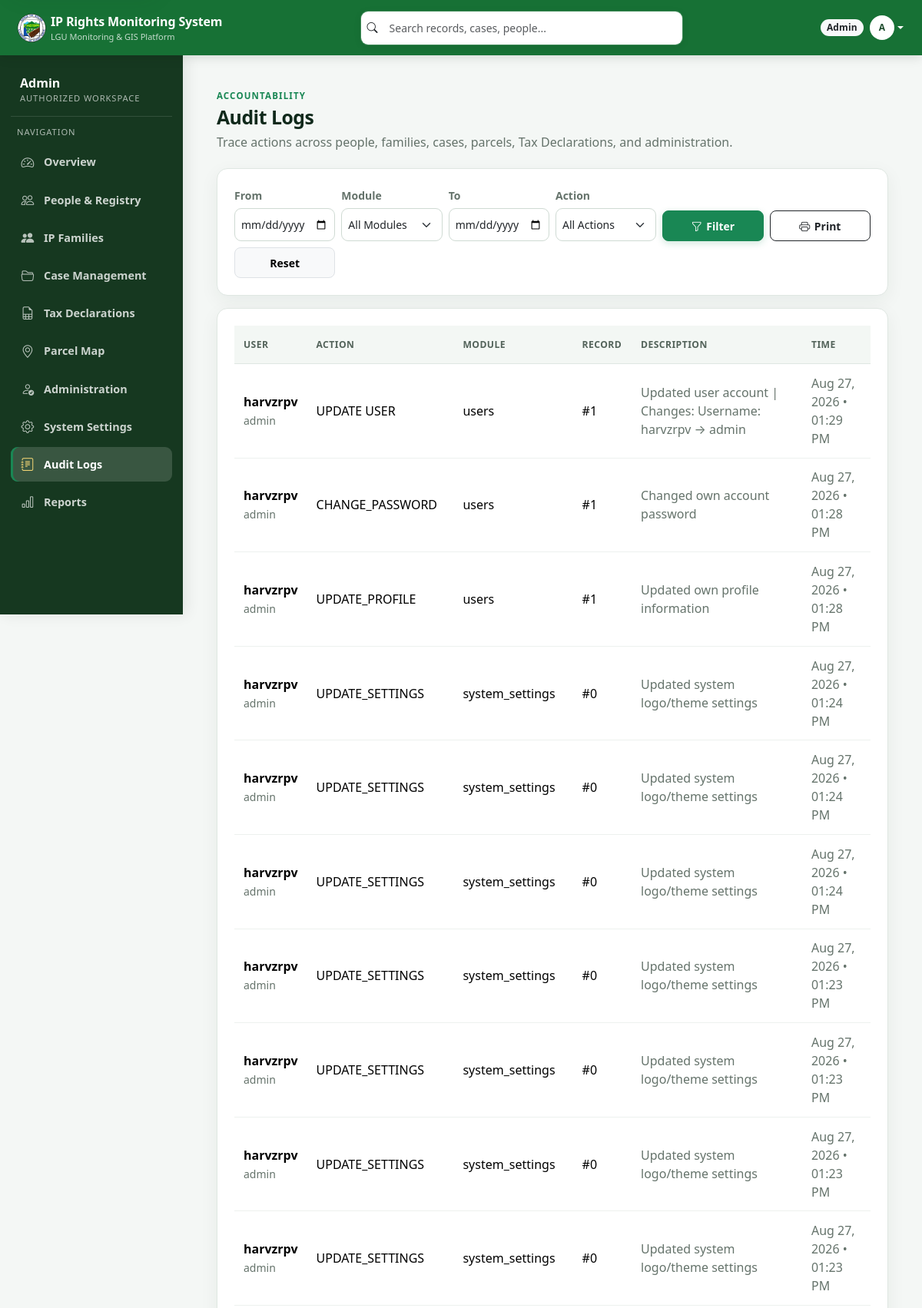
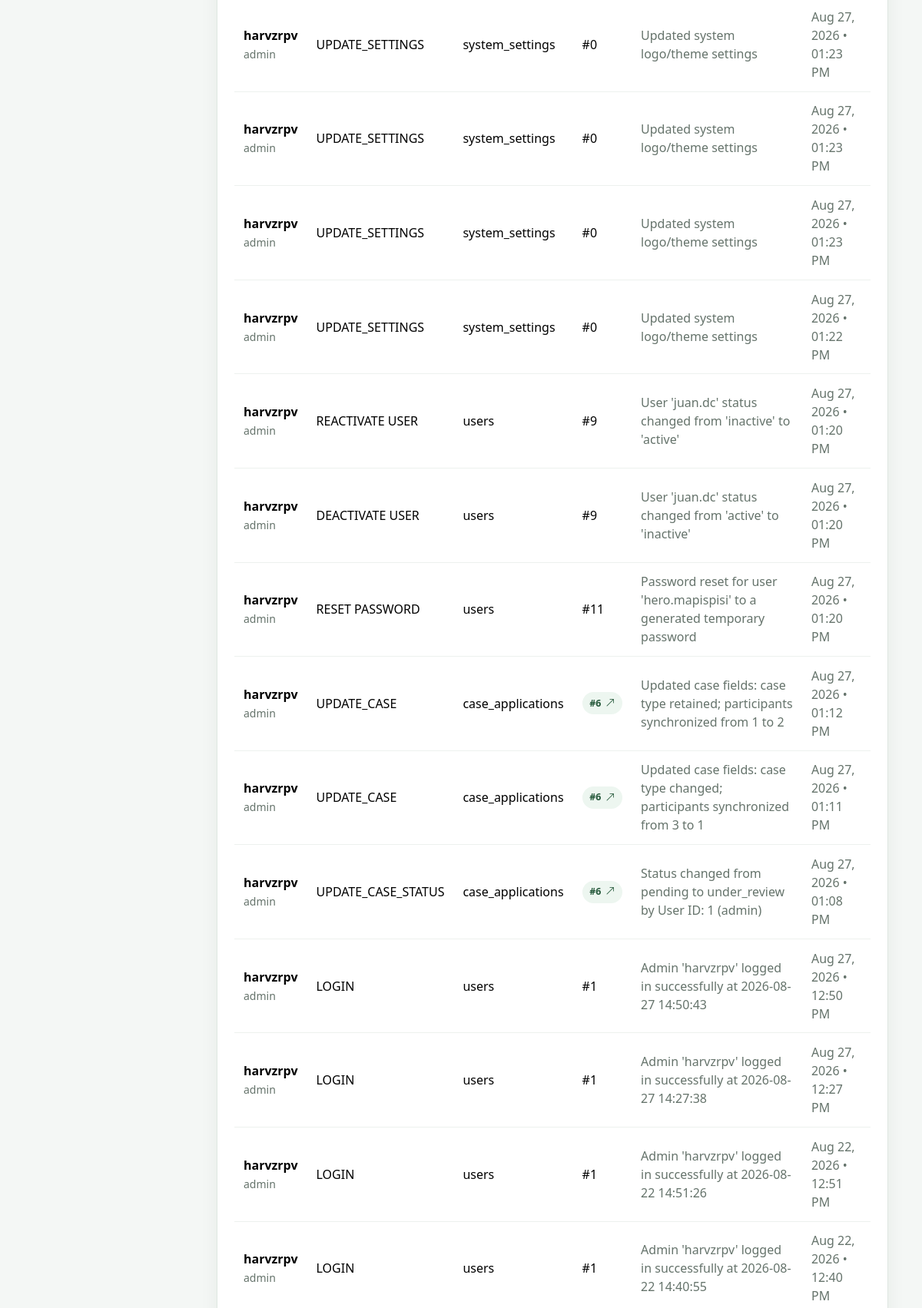
Screenshot of /auth/admin/logs.php (signed in, upper part) with the database file from the repository (2 pictures, top to bottom).
### tables this page shows
CREATE TABLE `audit_logs` (
  `id` int(11) NOT NULL,
  `user_id` int(11) DEFAULT NULL,
  `username` varchar(100) DEFAULT NULL,
  `role` varchar(50) DEFAULT NULL,
  `action` varchar(100) DEFAULT NULL,
  `module` varchar(100) DEFAULT NULL,
  `record_id` int(11) DEFAULT NULL,
  `description` text DEFAULT NULL,
  `ip_address` varchar(50) DEFAULT NULL,
  `created_at` timestamp NOT NULL DEFAULT current_timestamp()
);

### includes/security.php (called while the page is built, shortened)
<?php
function pagination_values(int $total, int $perPage = 25): array
{
    $perPage = max(10, min(100, $perPage));
    $pages = max(1, (int) ceil($total / $perPage));
    $page = max(1, min($pages, (int) ($_GET['page'] ?? 1)));
    return [$page, $perPage, ($page - 1) * $perPage, $pages];
}
function e($value): string
{
    return htmlspecialchars((string) $value, ENT_QUOTES | ENT_SUBSTITUTE, 'UTF-8');
}

### auth/admin/logs.php (the view, shortened to what this page needs)
<?php
require '../../includes/header.php';
require '../../includes/role_guard.php';
require '../../includes/db.php';
$from = preg_match('/^\d{4}-\d{2}-\d{2}$/', $_GET['from'] ?? '') ? $_GET['from'] : null;
$to = preg_match('/^\d{4}-\d{2}-\d{2}$/', $_GET['to'] ?? '') ? $_GET['to'] : null;
$where = " WHERE 1=1";
$totalLogs = (int) $conn->query("SELECT COUNT(*) FROM audit_logs $where")->fetch_row()[0];
[$page, $perPage, $offset, $pages] = pagination_values($totalLogs, 50);
$sql = "SELECT id, username, role, action, module, record_id, description, created_at FROM audit_logs $where ORDER BY id DESC LIMIT $perPage OFFSET $offset";
$result = mysqli_query($conn, $sql);
function audit_record_url(string$module,int$id):?string{return match($module){'ip_families'=>'../families/view.php?id='.$id,'case_applications'=>'cases/view.php?id='.$id,'tax_declarations'=>'../tax_declarations/view.php?id='.$id,'ip_records'=>'records/view.php?id='.$id,default=>null};}
?>
<link rel="stylesheet" href="https://unpkg.com/leaflet/dist/leaflet.css">
<div class="main-no-right">
    <div class="workspace-header"><div><div class="eyebrow">Accountability</div><h1>Audit Logs</h1><p>Trace actions across people, families, cases, parcels, Tax Declarations, and administration.</p></div></div>
    <div class="card-box mb-3">
        <form method="GET" class="row g-2 align-items-end">
            <div class="col-md-2">
                <label class="form-label small text-muted">From</label>
                <input type="date" name="from" class="form-control form-control-sm"
                    value="<?= e($from ?? '') ?>">
            </div>
            <div class="col-md-2"><label class="form-label small text-muted">Module</label><select name="module" class="form-select form-select-sm"><option value="">All Modules</option></select></div>
            <div class="col-md-2">
                <label class="form-label small text-muted">To</label>
                <input type="date" name="to" class="form-control form-control-sm"
                    value="<?= e($to ?? '') ?>">
            </div>
            <div class="col-md-2">
                <label class="form-label small text-muted">Action</label>
                <select name="action" class="form-select form-select-sm">
                    <option value="all">All Actions</option>
                </select>
            </div>
            <div class="col-md-2">
                <button class="btn btn-success btn-sm w-100">
                    <i class="bi bi-funnel"></i> Filter
                </button>
            </div>
            <div class="col-md-2">
                <button type="button" onclick="printLogs()" class="btn btn-outline-dark btn-sm w-100">
                    <i class="bi bi-printer"></i> Print
                </button>
            </div>
            <div class="col-md-2">
                <a href="logs.php" class="btn btn-light btn-sm border w-100">
                    Reset
                </a>
            </div>
        </form>
    </div>
    <div class="card-box p-0">
        <table class="table table-hover mb-0">
            <thead class="table-light">
                <tr>
                    <th>User</th>
                    <th>Action</th>
                    <th>Module</th>
                    <th>Record</th>
                    <th>Description</th>
                    <th>Time</th>
                </tr>
            </thead>
            <tbody>
                <?php while ($log = mysqli_fetch_assoc($result)): ?>
                    <tr>
                        <td data-label="User">
                            <b><?= e($log['username']) ?></b><br>
                            <small class="text-muted"><?= e($log['role']) ?></small>
                        </td>
                        <td data-label="Action"><?= e($log['action']) ?></td>
                        <td data-label="Module"><?= e($log['module']) ?></td>
                        <td data-label="Record"><?php $recordUrl=audit_record_url((string)$log['module'],(int)$log['record_id']);if($recordUrl):?><a class="relationship-chip" href="<?=e($recordUrl)?>">#<?=(int)$log['record_id']?> <i class="bi bi-arrow-up-right"></i></a><?php else:?>#<?=(int)$log['record_id']?><?php endif;?></td>
                        <td class="text-muted"><?= e($log['description']) ?></td>
                        <td class="text-muted" data-label="Time">
                            <?= date('M d, Y • h:i A', strtotime($log['created_at'])) ?>
                        </td>
                    </tr>
                <?php endwhile; ?>
            </tbody>
        </table>
    </div>
</div>
<?php require '../../includes/footer.php'; ?>

### assets/css/app.css (style rules this page uses)
:root { --app-canvas: #f4f7f5; --app-surface: #fff; --app-line: #dfe7e2; --app-ink: #17231c; --app-muted: #65736b; --app-radius: 14px; --app-shadow: 0 7px 24px rgba(17, 57, 35, .06); }
body { font-family: "Segoe UI", system-ui, -apple-system, sans-serif; background: var(--app-canvas) !important; color: var(--app-ink) !important; }
.main, .main-no-right { max-width: 1600px; padding: 28px !important; }
.main-no-right { margin-left: 0 !important; margin-right: 0 !important; }
.card-box { border-color: var(--app-line) !important; border-radius: var(--app-radius) !important; box-shadow: var(--app-shadow) !important; padding: 22px !important; }
.page-heading p, .text-muted { color: var(--app-muted) !important; }
.form-control, .form-select { min-height: 43px !important; border-color: #cfdad3 !important; border-radius: 9px !important; background-color: #fff; }
.btn { border-radius: 9px; font-weight: 650; }
.btn-sm { border-radius: 8px; }
.btn-success { box-shadow: 0 3px 10px color-mix(in srgb, var(--theme-accent) 20%, transparent); }
.table { --bs-table-bg: transparent; margin: 0; }
.table thead th { padding-top: .95rem !important; padding-bottom: .95rem !important; background: #f3f7f4 !important; color: #53635a !important; border-bottom: 1px solid var(--app-line) !important; }
.table tbody td { border-color: #edf1ee; }
.workspace-header { display:flex;align-items:flex-start;justify-content:space-between;gap:1rem;margin-bottom:1.4rem }
.workspace-header h1 { font-size:1.55rem;font-weight:780;letter-spacing:-.025em;margin:0;color:#10291b }
.workspace-header p { color:var(--app-muted);margin:.3rem 0 0 }
.eyebrow { font-size:.72rem;font-weight:750;text-transform:uppercase;letter-spacing:.1em;color:var(--theme-accent);margin-bottom:.3rem }
.relationship-chip { display:inline-flex;align-items:center;gap:.35rem;padding:.32rem .6rem;border-radius:999px;background:#edf6f0;color:#24583a;font-size:.78rem;font-weight:650;text-decoration:none }
:root { --app-shadow-raised:0 12px 32px rgba(17,57,35,.10);--app-space-1:.25rem;--app-space-2:.5rem;--app-space-3:.75rem;--app-space-4:1rem;--app-space-5:1.5rem;--app-space-6:2rem }
html { scroll-behavior:smooth }
.main,.main-no-right { width:100%;max-width:1560px;margin-right:auto!important }
.card-box+.card-box { margin-top:1rem }
.page-heading h4,.workspace-header h1 { color:#10291b!important;font-weight:760!important;letter-spacing:-.02em }
.btn { min-height:40px;display:inline-flex;align-items:center;justify-content:center;gap:.35rem }

### rows the page displays
audit_logs: username "harvzrpv", role "admin", action "UPDATE USER", module "users", record "1", description "Updated user account | Changes: Username: harvzrpv → admin", created_at "Aug 27, 2026 • 01:29 PM"
audit_logs: username "harvzrpv", role "admin", action "CHANGE_PASSWORD", module "users", record "1", description "Changed own account password", created_at "Aug 27, 2026 • 01:28 PM"
audit_logs: username "harvzrpv", role "admin", action "UPDATE_PROFILE", module "users", record "1", description "Updated own profile information", created_at "Aug 27, 2026 • 01:28 PM"
audit_logs: username "harvzrpv", role "admin", action "UPDATE_SETTINGS", module "system_settings", record "0", description "Updated system logo/theme settings", created_at "Aug 27, 2026 • 01:24 PM"
audit_logs: username "harvzrpv", role "admin", action "UPDATE_SETTINGS", module "system_settings", record "0", description "Updated system logo/theme settings", created_at "Aug 27, 2026 • 01:24 PM"
audit_logs: username "harvzrpv", role "admin", action "UPDATE_SETTINGS", module "system_settings", record "0", description "Updated system logo/theme settings", created_at "Aug 27, 2026 • 01:24 PM"
audit_logs: username "harvzrpv", role "admin", action "UPDATE_SETTINGS", module "system_settings", record "0", description "Updated system logo/theme settings", created_at "Aug 27, 2026 • 01:23 PM"
audit_logs: username "harvzrpv", role "admin", action "UPDATE_SETTINGS", module "system_settings", record "0", description "Updated system logo/theme settings", created_at "Aug 27, 2026 • 01:23 PM"
audit_logs: username "harvzrpv", role "admin", action "UPDATE_SETTINGS", module "system_settings", record "0", description "Updated system logo/theme settings", created_at "Aug 27, 2026 • 01:23 PM"
audit_logs: username "harvzrpv", role "admin", action "UPDATE_SETTINGS", module "system_settings", record "0", description "Updated system logo/theme settings", created_at "Aug 27, 2026 • 01:23 PM"
audit_logs: username "harvzrpv", role "admin", action "UPDATE_SETTINGS", module "system_settings", record "0", description "Updated system logo/theme settings", created_at "Aug 27, 2026 • 01:23 PM"
audit_logs: username "harvzrpv", role "admin", action "UPDATE_SETTINGS", module "system_settings", record "0", description "Updated system logo/theme settings", created_at "Aug 27, 2026 • 01:23 PM"
audit_logs: username "harvzrpv", role "admin", action "UPDATE_SETTINGS", module "system_settings", record "0", description "Updated system logo/theme settings", created_at "Aug 27, 2026 • 01:23 PM"
audit_logs: username "harvzrpv", role "admin", action "UPDATE_SETTINGS", module "system_settings", record "0", description "Updated system logo/theme settings", created_at "Aug 27, 2026 • 01:22 PM"
audit_logs: username "harvzrpv", role "admin", action "REACTIVATE USER", module "users", record "9", description "User 'juan.dc' status changed from 'inactive' to 'active'", created_at "Aug 27, 2026 • 01:20 PM"
audit_logs: username "harvzrpv", role "admin", action "DEACTIVATE USER", module "users", record "9", description "User 'juan.dc' status changed from 'active' to 'inactive'", created_at "Aug 27, 2026 • 01:20 PM"
audit_logs: username "harvzrpv", role "admin", action "RESET PASSWORD", module "users", record "11", description "Password reset for user 'hero.mapispisi' to a generated temporary password", created_at "Aug 27, 2026 • 01:20 PM"
audit_logs: username "harvzrpv", role "admin", action "UPDATE_CASE", module "case_applications", record "6", description "Updated case fields: case type retained; participants synchronized from 1 to 2", created_at "Aug 27, 2026 • 01:12 PM"
audit_logs: username "harvzrpv", role "admin", action "UPDATE_CASE", module "case_applications", record "6", description "Updated case fields: case type changed; participants synchronized from 3 to 1", created_at "Aug 27, 2026 • 01:11 PM"
audit_logs: username "harvzrpv", role "admin", action "UPDATE_CASE_STATUS", module "case_applications", record "6", description "Status changed from pending to under_review by User ID: 1 (admin)", created_at "Aug 27, 2026 • 01:08 PM"
audit_logs: username "harvzrpv", role "admin", action "LOGIN", module "users", record "1", description "Admin 'harvzrpv' logged in successfully at 2026-08-27 14:50:43", created_at "Aug 27, 2026 • 12:50 PM"
audit_logs: username "harvzrpv", role "admin", action "LOGIN", module "users", record "1", description "Admin 'harvzrpv' logged in successfully at 2026-08-27 14:27:38", created_at "Aug 27, 2026 • 12:27 PM"
audit_logs: username "harvzrpv", role "admin", action "LOGIN", module "users", record "1", description "Admin 'harvzrpv' logged in successfully at 2026-08-22 14:51:26", created_at "Aug 22, 2026 • 12:51 PM"
audit_logs: username "harvzrpv", role "admin", action "LOGIN", module "users", record "1", description "Admin 'harvzrpv' logged in successfully at 2026-08-22 14:40:55", created_at "Aug 22, 2026 • 12:40 PM"

### other values shown
$_SESSION['role'] "Admin"
substr($_SESSION['username'] ?? 'U', 0, 1) "A"
str_replace('_', ' ', $role) "Admin"
$label "Overview"
$label "People & Registry"
$label "IP Families"
$label "Case Management"
$label "Tax Declarations"
$label "Parcel Map"
$label "Administration"
$label "System Settings"
$label "Audit Logs"
$label "Reports"
